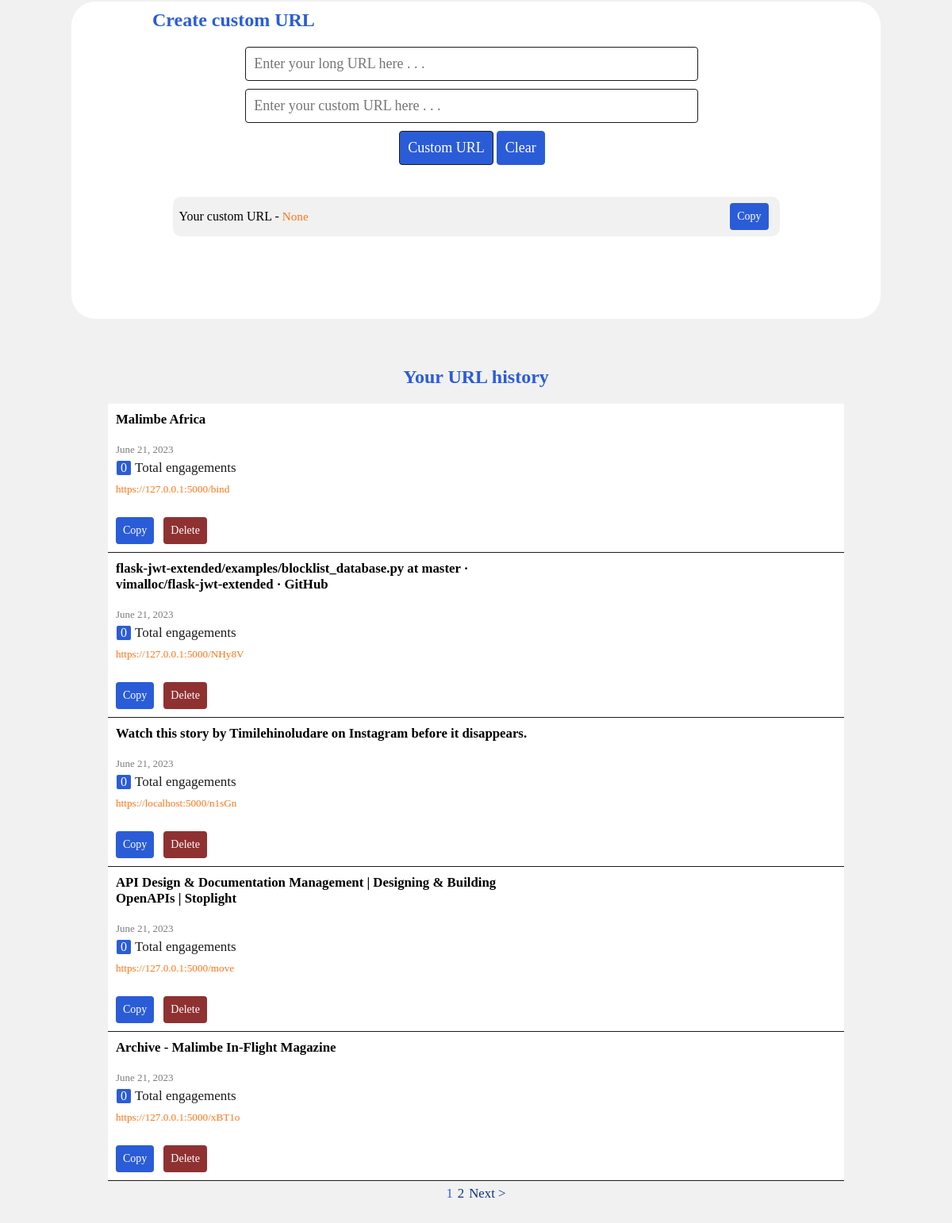
Page / (signed in, lower part) on the earlier database version.
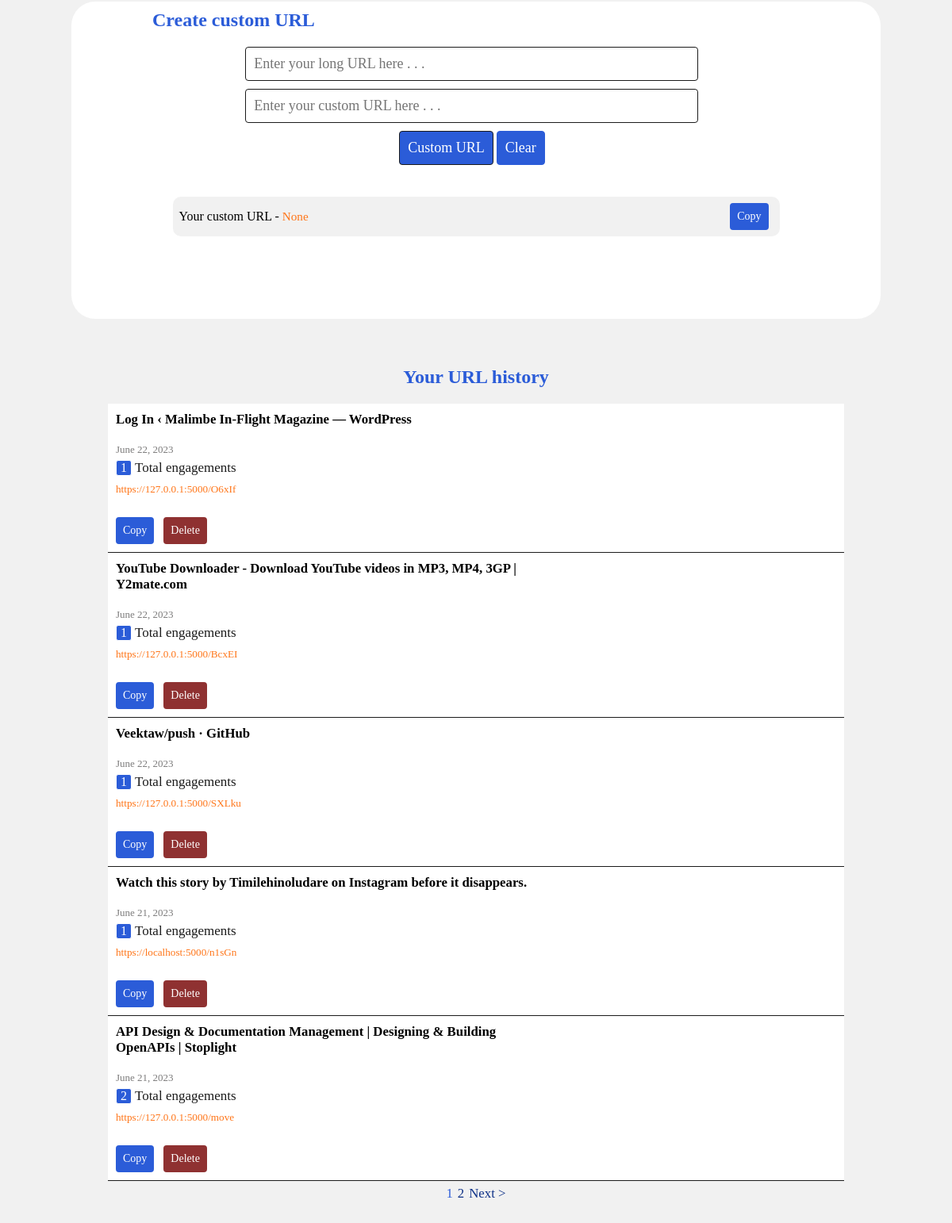
Same page on the later database version.
### models.py (models this page shows, shortened)
class Url(db.Model):
    __tablename__  = 'urls'
    id = db.Column(db.Integer(), primary_key=True)
    url = db.Column(db.String(512))
    short_url = db.Column(db.String(5), unique=True)
    custom_url = db.Column(db.String(50), unique=False)
    qr_code_url = db.Column(db.String(300), nullable=True, unique=False)
    url_title = db.Column(db.String(900), nullable=True, unique=False)
    clicks = db.Column(db.Integer(), default=0)
    date_created = db.Column(db.DateTime(), default=datetime.now)
    user_id = db.Column(db.String(), db.ForeignKey('users.id'))

### views.py (the view)
@snipe.route('/')
def index():
    page = request.args.get('page', 1, type=int)
    per_page = 5
    urls = Url.query.filter_by(user_id=current_user.email).order_by(desc(Url.date_created)).paginate(page=page, per_page=per_page)
    context = {
        'urls': urls,
        'new_url': request.args.get('new_url'),
        'custom_url_created': request.args.get('custom_url_created'),
    }
    return render_template('home.html', **context)

### auth.py (called while the page is built)
@login_manager.user_loader
def user_loader(id):
    return User.query.get(int(id))

### templates/home.html (shortened to what this page needs)
{% extends 'base.html' %}
{% block body %}
            <div class="top-layer2">
              <h1 class="description">Create custom URL</h1>
              <form action="{{ url_for('snipe.custom') }}" method="POST" class="form2">
                <input type="text" class="text-field-content-row2" name="long_url" placeholder="Enter your long URL here . . ." id="input-field" required/>
                <input type="text" class="text-field-content-row2" name="custom_url_entry" placeholder="Enter your custom URL here . . ." id="custom-input-field" required style="margin-bottom: 0px;"/>
                <center>
                  <button type="submit" id="shorten" class="content-row button">Custom URL</button>
                  <button type="button" id="clear-btn2" class="content-row button">Clear</button>
                </center>
              </form>
              <div id="output-div">
                <div class="content-row" id="custom-url-label">Your custom URL - <p class="custom-url-result" id="custom-url-created">{{custom_url_created}}</p></div>
                <div class="copy-div">
                  <button type="button" id="copy-btn1" class="copy-btn4" data-clipboard-target="#custom-url-created" class="content-row button">Copy</button>
                </div>
              </div>
              </div>
          <section class="hero" style="padding: 30px 20px;">
            <center>
                <h1 class="description2">Your URL history</h1>
            </center>
              {% if current_user.is_authenticated %}
                {% if urls %}
                  {% for url in urls.items %}
                    {% if url.user_id==current_user.email %}
                      <div class="card">
                        <a href="/view/{{ url.id }}" style="color: black; text-decoration: none;">
                          <h1 class="card-text" style="color: black; text-decoration: none; font-size: 70%; word-wrap:break-word;">{{ url.url_title }}</h1>
                        </a>
                        <h5 class="date_created">{{ url.date_created.strftime('%B %d, %Y') }}</h5>
                        <h5 class="card-title" style="font-weight: lighter;">
                          <div class="engagements">
                            <p class="engagement-clicks" id="engagement-{{ url.id }}" style="font-weight: lighter;">{{ url.clicks }}</p>
                          </div>
                          Total engagements
                        </h5>
                        {% if url.custom_url %}
                        <a href="{{ url.url }}" class="url-link" id="url_click{{ url.id }}" style="color: #ff7518; font-size: 55%; margin-top: 5px; font-weight: lighter;">
                          <p class="short-url-history" style="font-weight: lighter;">{{ url.custom_url }}</a></p>
                      {% else %}
                        <a href="{{ url.url }}" class="url-link" id="url_click{{ url.id }}" style="color: #ff7518; font-size: 55%; margin-top: 5px; font-weight: lighter;">
                          <p class="short-url-history" style="font-weight: lighter;">{{ url.short_url }}</a></p>
                      {% endif %}
                      <button type="button" class="copy-btn5" data-clipboard-target="#copy-target-{{ url.id }}">Copy</button>
                              <a href="/delete/{{ url.id }}"><button id="delete-btn" class="delete-btn2">Delete</button></a>
                      </div>
                      {% endif %}
                    {% endfor %}
                    <div class="pagination-container">
                      <div class="pagination-numbers">
                        {% for num in urls.iter_pages() %}
                          {% if num %}
                            {% if num == urls.page %}
                            <div class="page-num1 current-page">
                              <span class="pagination-link">{{ num }}</span>
                            </div>
                            {% else %}
                            <div class="page-num1">
                              <a href="{{ url_for('snipe.index', page=num) }}" class="pagination-link">{{ num }}</a>
                            </div>
                            {% endif %}
                          {% endif %}
                        {% endfor %}
                      </div>
                      {% if urls.has_next %}
                      <div class="page-num1">
                        <a href="{{ url_for('snipe.index', page=urls.next_num) }}" class="pagination-link">Next &gt;</a>
                      </div>
                      {% endif %}
                    </div>
                  {% endif %}
                {% else %}
                              <center>
                                <h1>Please login to see your urls</h1>
                              </center>
              {% endif %}
                          </section>
{% endblock %}

### templates/base.html (shortened to what this page needs)
<!DOCTYPE html>
<html lang="en">
<head>
    <link rel="stylesheet" href="{{ url_for('static', filename='css/home.css')}}">
    <link rel="stylesheet" href="{{ url_for('static', filename='css/countries.css')}}">
</head>
<body>
    {% block body %} {% endblock %}
</body>
</html>

### static/css/home.css (style rules this page uses)
* { margin: 0; padding: 0; box-sizing: border-box; padding-top: 0%; font-family: Trebuchet MS; }
a { text-decoration: none; color: #1b1b1b; }
* { box-sizing: border-box; }
body { font-family: Arial; background: #f1f1f1; }
.top-layer2 { background-color: white; border-radius: 30px; margin: auto; width: 85%; height: 400px; margin-bottom: 20px; }
.description { font-size: 150%; padding-top: 10px; margin-left: 10%; margin-bottom: 20px; color: #2b5cd8; }
.description2 { font-size: 100%; padding-top: 10px; margin-bottom: 20px; color: #2b5cd8; }
form { display: block; flex-direction: row; width: 80%; margin: auto; margin-bottom: 40px; }
.form2 { display: block; flex-direction: row; width: 80%; margin-left: 9.5%; margin-bottom: 40px; }
#output-div { display: flex; flex-direction: row; width: 75%; justify-content: space-between; background-color: #f1f1f1; margin: auto; padding: 5px; border: 3px solid #f1f1f1; border-radius: 10px; align-items: center; margin-bottom: 100px; }
.custom-url-result { display: inline; word-wrap:break-word; overflow: hidden; font-size: 90%; color: #ff7518; font-size: 95%; font-weight: lighter; margin-left: 0px; margin-top: 0; }
.content-row { display: block; }
input[type=text] { width: 70%; font-size: 18px; padding: 10px; border: 1px solid #1b1b1b; border-radius: 4px; }
.button { background-color: #2b5cd8; color: white; align-items: center; justify-content: center; font-size: 18px; border: 1px solid #2b5cd8; border-radius: 4px; padding: 10px; margin: auto; margin-top: 10px; display: inline; transition-duration: 0.2s; }
#shorten { font-size: 18px; padding: 10px; border: 1px solid #1b1b1b; border-radius: 4px; }
.text-field-content-row2 { width: 70%; margin: auto; margin-bottom: 10px; display: flex; flex-direction: row; justify-content: space-between; }
section.hero { padding: 100px 20px; color: #1b1b1b; font-size: 24px; width: 100%; margin: auto; }
.card { width: 80%; padding: 10px; border-radius: 0px; background-color: white; margin: auto; border-color: #fefefe; border-bottom: 0.5px solid; }
.card-title { margin-top: 0; font-size: 17px; }
.card-text { word-wrap:break-word; margin-bottom: 20px; font-size: 32px; width: 60%; }
.date_created { color: #7d7c7c; margin-top: 0px; font-size: 13px; font-weight: lighter; }
.copy-btn4 { overflow:inherit; background-color: #2b5cd8; color: white; align-items: center; justify-content: center; font-size: 14px; border: #2b5cd8 solid; border-radius: 4px; padding: 6px; margin-left: 0px; margin-right: 6px; margin-top: 0; display: inline; transition-duration: 0.2s; }
.copy-btn5 { overflow:inherit; background-color: #2b5cd8; color: white; align-items: center; justify-content: center; font-size: 14px; border: #2b5cd8 solid; border-radius: 4px; padding: 6px; margin-left: 0px; margin-right: 6px; margin-top: 0; display: inline; transition-duration: 0.2s; }
.copy-div { display: inline-block; margin-left: 2px; }
.delete-btn2 { background-color: #8f3131; color: white; align-items: center; justify-content: center; font-size: 14px; border: #8f3131 solid; border-radius: 4px; padding: 6px; margin-left: 0px; margin-right: 6px; margin-top: 10px; display: inline; transition-duration: 0.2s; }
.short-url-history { margin-bottom: 15px; font-weight: lighter; }
.engagements { display: inline-block; background-color: #2b5cd8; color: white; justify-content: center; font-size: 16px; text-align: center; font-weight: lighter; border: 1px solid; border-radius: 3px; width: 20px; margin-top: 5px; align-items: center; }
.engagement-clicks { margin: auto; font-weight: lighter; }
.pagination-container { text-align: center; }
.page-num1 { display: inline-block; text-align: center; color: #2b5cd8; font-weight: lighter; font-size: 70%; }
.pagination-numbers { display: inline-block; }
.pagination-link { color: #0f3288; font-weight: bolder; }
.current-page .pagination-link { color: #2b5cd8; font-weight: lighter; }

Differences in the rows shown:
removed Url: url_title "Malimbe Africa", date_created "June 21, 2023", clicks "0", custom_url "https://127.0.0.1:5000/bind"
removed Url: url_title "flask-jwt-extended/examples/blocklist_database.py at master · vimalloc/flask-jwt-extended · GitHub", date_created "June 21, 2023", clicks "0", short_url "https://127.0.0.1:5000/NHy8V"
no longer on this page (row edited): Url: url_title "Archive - Malimbe In-Flight Magazine", date_created "June 21, 2023", clicks "0", short_url "https://127.0.0.1:5000/xBT1o"
added Url: url_title "Log In ‹ Malimbe In-Flight Magazine — WordPress", date_created "June 22, 2023", clicks "1", short_url "https://127.0.0.1:5000/O6xIf"
added Url: url_title "YouTube Downloader - Download YouTube videos in MP3, MP4, 3GP | Y2mate.com", date_created "June 22, 2023", clicks "1", short_url "https://127.0.0.1:5000/BcxEI"
added Url: url_title "Veektaw/push · GitHub", date_created "June 22, 2023", clicks "1", short_url "https://127.0.0.1:5000/SXLku"
changed Url "Watch this story by Timilehinoludare on Instagram before it disappears.": clicks "0" → "1"
changed Url "https://127.0.0.1:5000/move": clicks "0" → "2"
